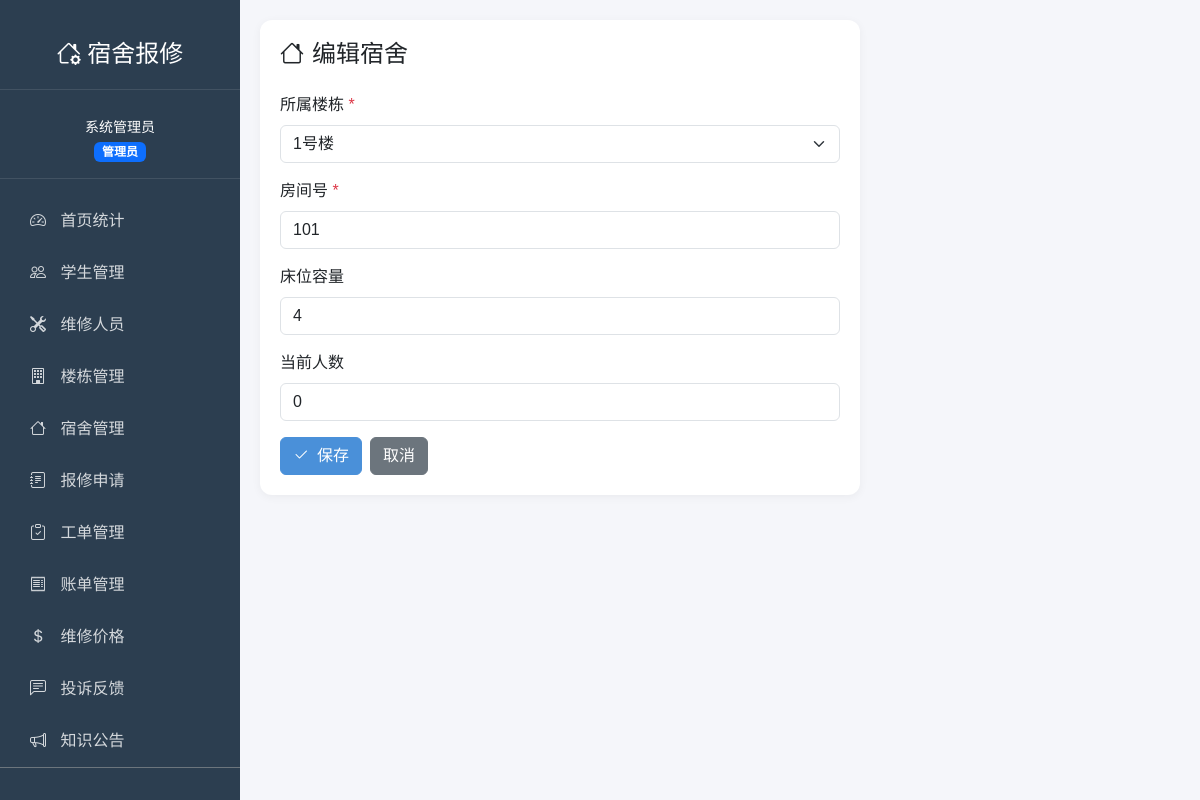
Page /admin/dormitories/1/edit (signed in) on the committed database.
### models.py (models this page shows, shortened)
class User(UserMixin, db.Model):
    __tablename__ = 'users'
    id = db.Column(db.Integer, primary_key=True)
    username = db.Column(db.String(50), unique=True, nullable=False)
    password_hash = db.Column(db.String(255), nullable=False)
    name = db.Column(db.String(50), nullable=False)
    role = db.Column(db.String(20), nullable=False)  # admin/worker/student
    phone = db.Column(db.String(20))
    email = db.Column(db.String(100))
    created_at = db.Column(db.DateTime, default=datetime.now)
    student_dormitory = db.relationship('StudentDormitory', backref='student', lazy=True)
    worker_info = db.relationship('Worker', backref='user', uselist=False, lazy=True)

class Dormitory(db.Model):
    __tablename__ = 'dormitories'
    id = db.Column(db.Integer, primary_key=True)
    building_id = db.Column(db.Integer, db.ForeignKey('buildings.id'), nullable=False)
    room_number = db.Column(db.String(20), nullable=False)
    capacity = db.Column(db.Integer, default=4)
    current_count = db.Column(db.Integer, default=0)
    created_at = db.Column(db.DateTime, default=datetime.now)
    students = db.relationship('StudentDormitory', backref='dormitory', lazy=True)
    repair_requests = db.relationship('RepairRequest', backref='dormitory', lazy=True)

class Building(db.Model):
    __tablename__ = 'buildings'
    id = db.Column(db.Integer, primary_key=True)
    name = db.Column(db.String(50), nullable=False)
    floors = db.Column(db.Integer, nullable=False)
    rooms_per_floor = db.Column(db.Integer, nullable=False)
    created_at = db.Column(db.DateTime, default=datetime.now)
    dormitories = db.relationship('Dormitory', backref='building', lazy=True)
    workers = db.relationship('WorkerBuilding', backref='building', lazy=True)

### routes/admin.py (the view, shortened to what this page needs)
@admin_bp.route('/dormitories/<int:id>/edit', methods=['GET', 'POST'])
def dormitories_edit(id):
    dormitory = Dormitory.query.get_or_404(id)
    buildings = Building.query.all()
    return render_template('admin/dormitory_form.html', dormitory=dormitory, buildings=buildings)

### routes/admin.py (called while the page is built)
@admin_bp.before_request
def check_admin():
    if not current_user.is_authenticated or current_user.role != 'admin':
        if request.endpoint and 'auth' not in request.endpoint:
            flash('您没有权限访问该页面', 'danger')
            return redirect(url_for('auth.login'))

### templates/admin/dormitory_form.html (shortened to what this page needs)
{% extends "base.html" %}
{% block content %}
<div class="content-card" style="max-width: 600px;">
    <h4 class="mb-4"><i class="bi bi-house me-2"></i>{{ '编辑' if dormitory else '添加' }}宿舍</h4>
    <form method="POST">
        <div class="mb-3">
            <label class="form-label">所属楼栋 <span class="text-danger">*</span></label>
            <select name="building_id" class="form-select" required>
                {% for b in buildings %}
                <option value="{{ b.id }}" {% if dormitory and dormitory.building_id == b.id %}selected{% endif %}>{{ b.name }}</option>
                {% endfor %}
            </select>
        </div>
        <div class="mb-3">
            <label class="form-label">房间号 <span class="text-danger">*</span></label>
            <input type="text" name="room_number" class="form-control" value="{{ dormitory.room_number if dormitory else '' }}" placeholder="如：101" required>
        </div>
        <div class="mb-3">
            <label class="form-label">床位容量</label>
            <input type="number" name="capacity" class="form-control" value="{{ dormitory.capacity if dormitory else 4 }}" min="1" max="10">
        </div>
        {% if dormitory %}
        <div class="mb-3">
            <label class="form-label">当前人数</label>
            <input type="number" name="current_count" class="form-control" value="{{ dormitory.current_count if dormitory else 0 }}" min="0" max="{{ dormitory.capacity }}">
        </div>
        {% endif %}
        <div class="d-flex gap-2">
            <button type="submit" class="btn btn-primary"><i class="bi bi-check2 me-2"></i>保存</button>
            <a href="{{ url_for('admin.dormitories') }}" class="btn btn-secondary">取消</a>
        </div>
    </form>
</div>
{% endblock %}

### templates/base.html (shortened to what this page needs)
<!DOCTYPE html>
<html lang="zh-CN">
<head>
    <link href="https://cdn.jsdelivr.net/npm/bootstrap@5.3.0/dist/css/bootstrap.min.css" rel="stylesheet">
    <link href="https://cdn.jsdelivr.net/npm/bootstrap-icons@1.10.0/font/bootstrap-icons.css" rel="stylesheet">
</head>
<body>
    {% if current_user.is_authenticated %}
    <div class="sidebar">
        <div class="logo">
            <h4><i class="bi bi-house-gear"></i> 宿舍报修</h4>
        </div>
        <div class="user-info">
            <small>{{ current_user.name }}</small><br>
            <span class="badge bg-{{ 'primary' if current_user.role == 'admin' else ('success' if current_user.role == 'worker' else 'info') }}">
                {{ '管理员' if current_user.role == 'admin' else ('维修工' if current_user.role == 'worker' else '学生') }}
            </span>
        </div>
        {% if current_user.role == 'admin' %}
        <nav class="nav flex-column mt-3">
            <a class="nav-link {% if request.endpoint == 'admin.index' %}active{% endif %}" href="{{ url_for('admin.index') }}">
                <i class="bi bi-speedometer2"></i> 首页统计
            </a>
            <a class="nav-link {% if 'students' in request.endpoint %}active{% endif %}" href="{{ url_for('admin.students') }}">
                <i class="bi bi-people"></i> 学生管理
            </a>
            <a class="nav-link {% if 'workers' in request.endpoint %}active{% endif %}" href="{{ url_for('admin.workers') }}">
                <i class="bi bi-tools"></i> 维修人员
            </a>
            <a class="nav-link {% if request.endpoint == 'admin.buildings' %}active{% endif %}" href="{{ url_for('admin.buildings') }}">
                <i class="bi bi-building"></i> 楼栋管理
            </a>
            <a class="nav-link {% if request.endpoint == 'admin.dormitories' %}active{% endif %}" href="{{ url_for('admin.dormitories') }}">
                <i class="bi bi-house"></i> 宿舍管理
            </a>
            <a class="nav-link {% if request.endpoint == 'admin.repair_requests' %}active{% endif %}" href="{{ url_for('admin.repair_requests') }}">
                <i class="bi bi-journal-text"></i> 报修申请
            </a>
            <a class="nav-link {% if request.endpoint == 'admin.work_orders' %}active{% endif %}" href="{{ url_for('admin.work_orders') }}">
                <i class="bi bi-clipboard-check"></i> 工单管理
            </a>
            <a class="nav-link {% if request.endpoint == 'admin.bills' %}active{% endif %}" href="{{ url_for('admin.bills') }}">
                <i class="bi bi-receipt"></i> 账单管理
            </a>
            <a class="nav-link {% if request.endpoint == 'admin.repair_items' %}active{% endif %}" href="{{ url_for('admin.repair_items') }}">
                <i class="bi bi-currency-dollar"></i> 维修价格
            </a>
            <a class="nav-link {% if request.endpoint == 'admin.complaints' %}active{% endif %}" href="{{ url_for('admin.complaints') }}">
                <i class="bi bi-chat-left-text"></i> 投诉反馈
            </a>
            <a class="nav-link {% if request.endpoint == 'admin.announcements' %}active{% endif %}" href="{{ url_for('admin.announcements') }}">
                <i class="bi bi-megaphone"></i> 知识公告
            </a>
        </nav>
        {% endif %}
        <div class="mt-auto p-3 border-top border-secondary">
            <a class="nav-link {% if request.endpoint == 'auth.profile' %}active{% endif %}" href="{{ url_for('auth.profile') }}">
            </a>
        </div>
    </div>
    {% endif %}
    <main class="main-content">
        {% block content %}{% endblock %}
    </main>
</body>
</html>

### templates/base.html (style rules this page uses)
:root { --primary-color: #4a90d9; --sidebar-bg: #2c3e50; --sidebar-hover: #34495e; }
body { font-family: 'PingFang SC', 'Microsoft YaHei', sans-serif; background-color: #f5f6fa; }
.sidebar { position: fixed; top: 0; left: 0; height: 100vh; width: 240px; background: var(--sidebar-bg); color: #fff; padding-top: 20px; overflow-y: auto; }
.sidebar .logo { text-align: center; padding: 20px; border-bottom: 1px solid rgba(255,255,255,0.1); margin-bottom: 10px; }
.sidebar .logo h4 { margin: 0; color: #fff; }
.sidebar .user-info { text-align: center; padding: 15px; border-bottom: 1px solid rgba(255,255,255,0.1); }
.sidebar .nav-link { color: rgba(255,255,255,0.8); padding: 12px 20px; margin: 2px 10px; border-radius: 8px; transition: all 0.3s; }
.sidebar .nav-link i { margin-right: 10px; }
.main-content { margin-left: 240px; padding: 20px; min-height: 100vh; }
.content-card { background: #fff; border-radius: 12px; padding: 20px; box-shadow: 0 2px 10px rgba(0,0,0,0.05); }
.btn-primary { background: var(--primary-color); border-color: var(--primary-color); }

### rows in the picture
User: name "系统管理员", role "管理员"
Dormitory: building_id "1号楼", room_number "101", capacity "4", current_count "0"

### other values in the picture
{{ '编辑' if dormitory else '添加' }} "编辑"
